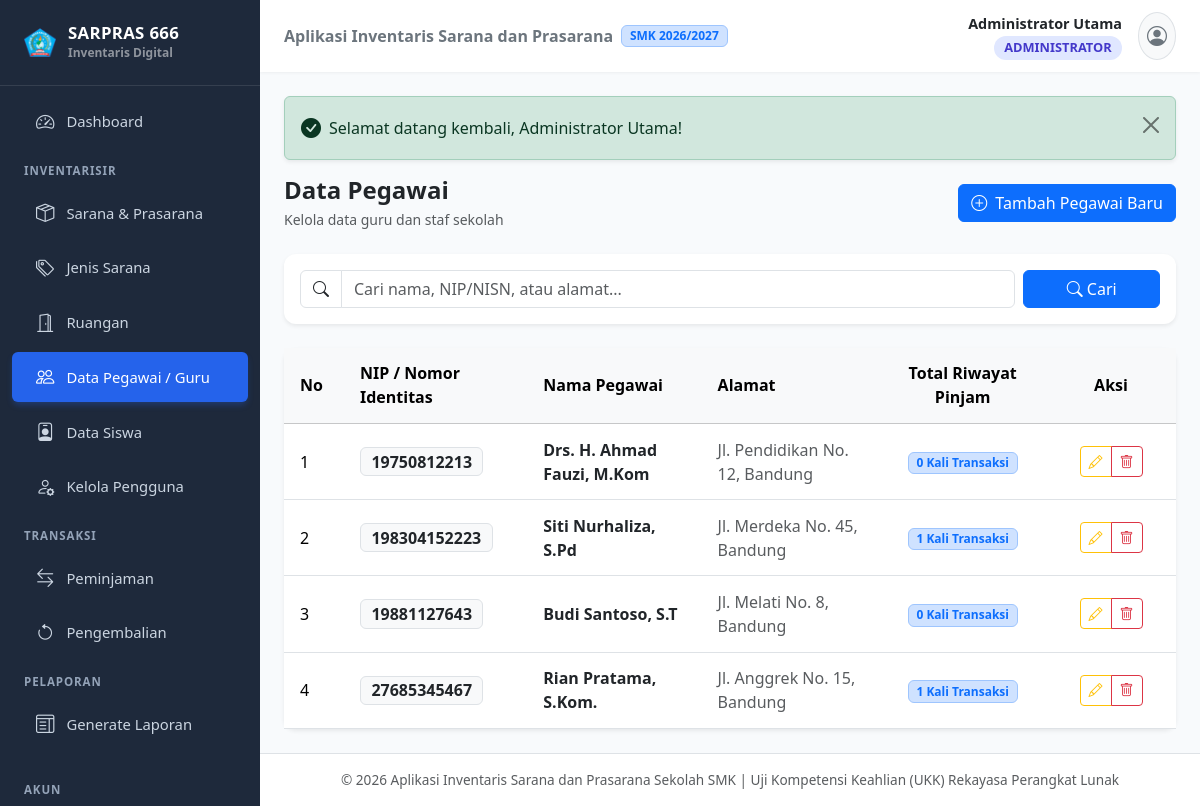
The page /pegawai.php (signed in) on the database its author committed.
### tables this page shows
CREATE TABLE `pegawai` (
  `id_pegawai` INT AUTO_INCREMENT PRIMARY KEY,
  `nama_pegawai` VARCHAR(100) NOT NULL,
  `nip` VARCHAR(30) NOT NULL UNIQUE,
  `alamat` TEXT NOT NULL,
  `kelas` VARCHAR(30) NOT NULL DEFAULT ''
);

### config/Database.php (called while the page is built, shortened)
<?php
class Database {
    private static ?PDO $instance = null;
    private static string $host = 'localhost';
    private static string $dbname = 'db_inventaris_sarana';
    private static string $username = 'root';
    private static string $password = '';
    private static string $charset = 'utf8mb4';
    public static function getConnection(): PDO {
        if (self::$instance === null) {
            try {
                $dsn = "mysql:host=" . self::$host . ";dbname=" . self::$dbname . ";charset=" . self::$charset;
                $options = [
                    PDO::ATTR_ERRMODE            => PDO::ERRMODE_EXCEPTION,
                    PDO::ATTR_DEFAULT_FETCH_MODE => PDO::FETCH_ASSOC,
                    PDO::ATTR_EMULATE_PREPARES   => true,
                ];
                self::$instance = new PDO($dsn, self::$username, self::$password, $options);
            } catch (PDOException $e) {
                die("Koneksi ke database gagal: " . $e->getMessage());
            }
        }
        return self::$instance;
    }
}

### classes/Pegawai.php (called while the page is built, shortened)
<?php
require_once __DIR__ . '/../config/Database.php';
class Pegawai {
    private PDO $db;
    public function __construct() {
        $this->db = Database::getConnection();
    }
    private function getTypeCondition(?string $type): string {
        return match ($type) {
            'siswa' => "(TRIM(COALESCE(kelas, '')) <> '' OR nip LIKE 'SISWA-%')",
            'pegawai' => "(TRIM(COALESCE(kelas, '')) = '' AND nip NOT LIKE 'SISWA-%')",
            default => '1 = 1'
        };
    }
    public function getAll(string $search = '', ?string $type = null): array {
        $typeCondition = $this->getTypeCondition($type);
        $sql = "
            SELECT p.*, COUNT(pj.id_peminjaman) AS total_pinjam
            FROM pegawai p
            LEFT JOIN peminjaman pj ON p.id_pegawai = pj.id_pegawai
            WHERE $typeCondition
        ";
        $params = [];
        $sql .= "
            GROUP BY p.id_pegawai
            ORDER BY p.id_pegawai ASC
        ";
        $stmt = $this->db->prepare($sql);
        $stmt->execute($params);
        return $stmt->fetchAll();
    }
}

### pegawai.php (the view, shortened to what this page needs)
<?php
require_once __DIR__ . '/classes/Auth.php';
require_once __DIR__ . '/classes/Pegawai.php';
$pegawaiObj = new Pegawai();
$search = trim($_GET['search'] ?? '');
$listPegawai = $pegawaiObj->getAll($search, 'pegawai');
include __DIR__ . '/templates/header.php';
?>
<div class="d-flex flex-wrap justify-content-between align-items-center mb-4 gap-2">
    <div>
        <h4 class="fw-bold mb-1 text-dark">Data Pegawai</h4>
        <p class="text-muted small mb-0">Kelola data guru dan staf sekolah</p>
    </div>
    <button type="button" class="btn btn-primary" data-bs-toggle="modal" data-bs-target="#modalTambah">
        <i class="bi bi-plus-circle me-1"></i> Tambah Pegawai Baru
    </button>
</div>
<div class="card mb-4 border-0 shadow-sm">
    <div class="card-body">
        <form method="GET" action="" class="row g-2 align-items-center">
            <div class="col-md-10">
                <div class="input-group">
                    <span class="input-group-text bg-white"><i class="bi bi-search"></i></span>
                    <input type="text" name="search" class="form-control" placeholder="Cari nama, NIP/NISN, atau alamat..." value="<?= htmlspecialchars($search) ?>">
                </div>
            </div>
            <div class="col-md-2 d-flex gap-1">
                <button type="submit" class="btn btn-primary flex-grow-1"><i class="bi bi-search"></i> Cari</button>
            </div>
        </form>
    </div>
</div>
<div class="card border-0 shadow-sm">
    <div class="card-body p-0">
        <div class="table-responsive">
            <table class="table table-hover align-middle mb-0">
                <thead class="table-light">
                    <tr>
                        <th style="width: 60px;">No</th>
                        <th>NIP / Nomor Identitas</th>
                        <th>Nama Pegawai</th>
                        <th>Alamat</th>
                        <th class="text-center">Total Riwayat Pinjam</th>
                        <th class="text-center" style="width: 130px;">Aksi</th>
                    </tr>
                </thead>
                <tbody>
                    <?php if (empty($listPegawai)): ?>
                        <tr>
                            <td colspan="6" class="text-center py-5 text-muted">
                                <i class="bi bi-inbox fs-2 d-block mb-2"></i>
                                Belum ada data pegawai.
                            </td>
                        </tr>
                    <?php else: ?>
                        <?php $no = 1; foreach ($listPegawai as $row): ?>
                            <tr>
                                <td><?= $no++ ?></td>
                                <td><span class="badge bg-light text-dark border fs-6"><?= htmlspecialchars($row['nip']) ?></span></td>
                                <td class="fw-bold text-dark"><?= htmlspecialchars($row['nama_pegawai']) ?></td>
                                <td class="text-muted"><?= htmlspecialchars($row['alamat'] ?: '-') ?></td>
                                <td class="text-center">
                                    <span class="badge bg-primary-subtle text-primary border border-primary-subtle">
                                        <?= (int) $row['total_pinjam'] ?> Kali Transaksi
                                    </span>
                                </td>
                                <td class="text-center">
                                    <div class="btn-group btn-group-sm">
                                        <button type="button" class="btn btn-outline-warning"
                                                data-bs-toggle="modal"
                                                data-bs-target="#modalEdit"
                                                data-item='<?= json_encode($row, JSON_HEX_TAG | JSON_HEX_APOS | JSON_HEX_QUOT | JSON_HEX_AMP) ?>'
                                                title="Edit">
                                            <i class="bi bi-pencil"></i>
                                        </button>
                                        <button type="button" class="btn btn-outline-danger"
                                                data-bs-toggle="modal"
                                                data-bs-target="#modalHapus"
                                                data-id="<?= $row['id_pegawai'] ?>"
                                                data-nama="<?= htmlspecialchars($row['nama_pegawai']) ?>"
                                                title="Hapus">
                                            <i class="bi bi-trash"></i>
                                        </button>
                                    </div>
                                </td>
                            </tr>
                        <?php endforeach; ?>
                    <?php endif; ?>
                </tbody>
            </table>
        </div>
    </div>
</div>
<?php include __DIR__ . '/templates/footer.php'; ?>

### assets/css/style.css (style rules this page uses)
:root { --primary-color: #2563eb; --primary-hover: #1d4ed8; --sidebar-width: 260px; --sidebar-bg: #1e293b; --sidebar-color: #cbd5e1; --sidebar-active-bg: #2563eb; --sidebar-active-color: #ffffff; --body-bg: #f8fafc; }
body { font-family: system-ui, -apple-system, "Segoe UI", Roboto, "Helvetica Neue", Arial, sans-serif; background-color: var(--body-bg); min-height: 100vh; display: flex; flex-direction: column; overflow-x: hidden; }
.card { border: 1px solid rgba(0, 0, 0, 0.05); border-radius: 0.75rem; box-shadow: 0 1px 3px rgba(0, 0, 0, 0.02), 0 2px 4px rgba(0, 0, 0, 0.02); }
.table > :not(caption) > * > * { padding: 0.85rem 1rem; vertical-align: middle; }

### rows shown on the page
pegawai: nip "19750812213", nama_pegawai "Drs. H. Ahmad Fauzi, M.Kom", alamat "Jl. Pendidikan No. 12, Bandung", total_pinjam "0"
pegawai: nip "198304152223", nama_pegawai "Siti Nurhaliza, S.Pd", alamat "Jl. Merdeka No. 45, Bandung", total_pinjam "1"
pegawai: nip "19881127643", nama_pegawai "Budi Santoso, S.T", alamat "Jl. Melati No. 8, Bandung", total_pinjam "0"
pegawai: nip "27685345467", nama_pegawai "Rian Pratama, S.Kom.", alamat "Jl. Anggrek No. 15, Bandung", total_pinjam "1"

### other values the page prints
$currentUser['nama'] "Administrator Utama"
$currentUser['level'] "ADMINISTRATOR"
$_SESSION['flash_success'] "Selamat datang kembali, Administrator Utama!"
